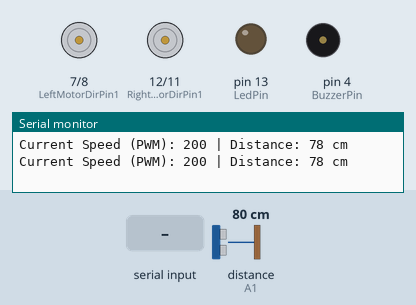
This sketch was run on a simulated Arduino Uno, built with avr-gcc and run on an emulated ATmega328P. Parts: motor-driver pin pairs drawn as motors (green arrow = first pin HIGH = forward, orange = second pin HIGH = backward, longer = more drive, scaled by the enable pin), output pins drawn as LEDs (lit = HIGH), buzzer (waves = sounding, pin HIGH), the last lines printed to the serial monitor. Wiring (inferred from the names in the program): ultrasonic range finder: trigger A0; echo A1. The inputs (shaded band) are chosen by the test bench; at power-on: distance to the obstacle (sensor on A1) 80 cm. The echo pulse lasts 58.3 µs per cm; pins used as bus, display or sensor lines are not drawn.

Above: at 1.2 s.
1.3 s: "V" received over Serial
At 1.7 s:
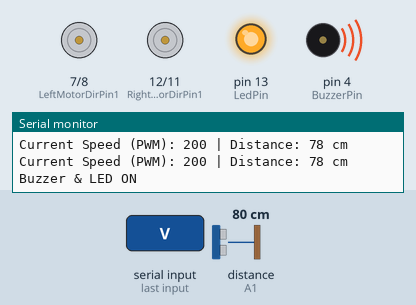
3.3 s: "F" received over Serial
At 3.9 s:
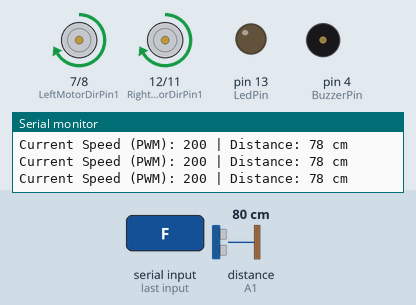
4.8 s: distance to the obstacle (sensor on A1) set to 23 cm
6.3 s: distance to the obstacle (sensor on A1) set to 18 cm
At 7.3 s:
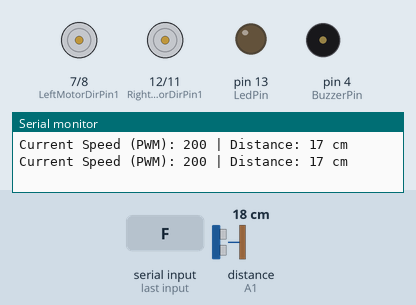
7.8 s: "B" received over Serial
At 8.4 s:
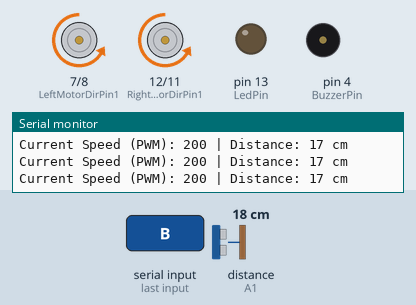
9.3 s: "L" received over Serial
At 10.7 s:
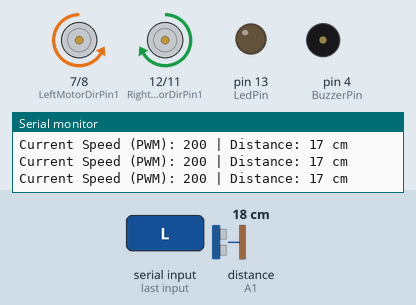
Timing chart, 0 to 11.8 s (numbered marks = the images above; inputs shaded):
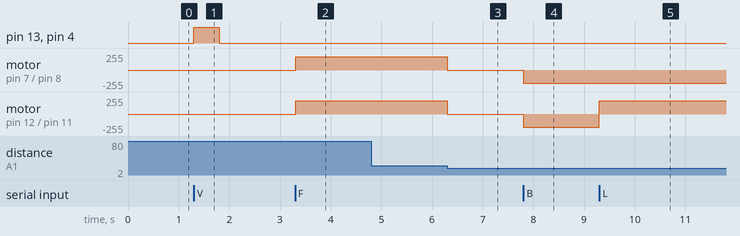

The sketch:

arduino.ino
```cpp
#define speedPinR 9         // RIGHT PWM pin connect MODEL-X ENA
#define RightMotorDirPin1 12  // Right Motor direction pin 1 to MODEL-X IN1
#define RightMotorDirPin2 11  // Right Motor direction pin 2 to MODEL-X IN2
#define speedPinL 6         // Left PWM pin connect MODEL-X ENB
#define LeftMotorDirPin1 7    // Left Motor direction pin 1 to MODEL-X IN3
#define LeftMotorDirPin2 8    // Left Motor direction pin 1 to MODEL-X IN4

// Ultrasonic Sensor Pins
#define TrigPin A0  // Trigger pin
#define EchoPin A1  // Echo pin

// Buzzer Pin on Digital Pin 4
#define BuzzerPin 4

// LED Pin (Pin 13 for built-in or external LED)
#define LedPin 13

// State & Speed tracking variables
bool isMovingForward = false;
int carSpeed = 200;                 // Default speed
unsigned long lastPrintTime = 0;
const unsigned long printInterval = 500; // Print telemetry every 500ms

/*motor control*/
void go_Advance(void)  //Forward
{
  digitalWrite(RightMotorDirPin1, HIGH);
  digitalWrite(RightMotorDirPin2, LOW);
  digitalWrite(LeftMotorDirPin1, HIGH);
  digitalWrite(LeftMotorDirPin2, LOW);
  analogWrite(speedPinL, carSpeed);
  analogWrite(speedPinR, carSpeed);
}
void go_Left(int t=0)  //Turn left
{
  digitalWrite(RightMotorDirPin1, HIGH);
  digitalWrite(RightMotorDirPin2, LOW);
  digitalWrite(LeftMotorDirPin1, LOW);
  digitalWrite(LeftMotorDirPin2, HIGH);
  analogWrite(speedPinL, carSpeed);
  analogWrite(speedPinR, carSpeed);
  delay(t);
}
void go_Right(int t=0)  //Turn right
{
  digitalWrite(RightMotorDirPin1, LOW);
  digitalWrite(RightMotorDirPin2, HIGH);
  digitalWrite(LeftMotorDirPin1, HIGH);
  digitalWrite(LeftMotorDirPin2, LOW);
  analogWrite(speedPinL, carSpeed);
  analogWrite(speedPinR, carSpeed);
  delay(t);
}
void go_Back(int t=0)  //Reverse
{
  digitalWrite(RightMotorDirPin1, LOW);
  digitalWrite(RightMotorDirPin2, HIGH);
  digitalWrite(LeftMotorDirPin1, LOW);
  digitalWrite(LeftMotorDirPin2, HIGH);
  analogWrite(speedPinL, carSpeed);
  analogWrite(speedPinR, carSpeed);
  delay(t);
}
void stop_Stop()    //Stop
{
  digitalWrite(RightMotorDirPin1, LOW);
  digitalWrite(RightMotorDirPin2, LOW);
  digitalWrite(LeftMotorDirPin1, LOW);
  digitalWrite(LeftMotorDirPin2, LOW);
}

/* Set motor speed */
void set_Motorspeed(int speed_L, int speed_R)
{
  analogWrite(speedPinL, speed_L);
  analogWrite(speedPinR, speed_R);
}

/* Measure distance in centimeters */
int getDistance()
{
  digitalWrite(TrigPin, LOW);
  delayMicroseconds(2);
  digitalWrite(TrigPin, HIGH);
  delayMicroseconds(10);
  digitalWrite(TrigPin, LOW);

  long duration = pulseIn(EchoPin, HIGH, 30000); // Timeout after 30ms (~5 meters)
  if (duration == 0) return 500; // Return max range if no echo received

  int distance = duration * 0.034 / 2; // Calculate distance in cm
  return distance;
}

/* Activate active buzzer and LED together */
void activate_buzzer(int durationMs)
{
  digitalWrite(BuzzerPin, HIGH);
  digitalWrite(LedPin, HIGH);   // Turn LED ON
  Serial.println("Buzzer & LED ON");

  delay(durationMs);

  digitalWrite(BuzzerPin, LOW);
  digitalWrite(LedPin, LOW);    // Turn LED OFF
  Serial.println("Buzzer & LED OFF");
}

// Pins initialize
void init_GPIO()
{
  pinMode(RightMotorDirPin1, OUTPUT);
  pinMode(RightMotorDirPin2, OUTPUT);
  pinMode(speedPinL, OUTPUT);

  pinMode(LeftMotorDirPin1, OUTPUT);
  pinMode(LeftMotorDirPin2, OUTPUT);
  pinMode(speedPinR, OUTPUT);

  pinMode(TrigPin, OUTPUT);
  pinMode(EchoPin, INPUT);

  // Initialize Buzzer and LED Pins
  pinMode(BuzzerPin, OUTPUT);
  digitalWrite(BuzzerPin, LOW);

  pinMode(LedPin, OUTPUT);
  digitalWrite(LedPin, LOW);

  stop_Stop();
}

void setup()
{
  init_GPIO();
  Serial.begin(9600);
  stop_Stop();
}

void loop()
{
  // Safety check when moving forward automatically
  if (isMovingForward) {
    if (getDistance() < 20) {
      stop_Stop();
      isMovingForward = false;
      Serial.println("Obstacle encountered while moving! Emergency stop.");
    }
  }

  // Continuous telemetry output (every 500ms)
  unsigned long currentMillis = millis();
  if (currentMillis - lastPrintTime >= printInterval) {
    lastPrintTime = currentMillis;
    int currentDistance = getDistance();

    Serial.print("Current Speed (PWM): ");
    Serial.print(carSpeed);
    Serial.print(" | Distance: ");
    Serial.print(currentDistance);
    Serial.println(" cm");
  }

  // Handle Serial Commands
  if (Serial.available() > 0) {
    char command = Serial.read();

    if (command == 'F') {
      if (getDistance() > 20) {
        go_Advance();
        isMovingForward = true;
      } else {
        stop_Stop();
        isMovingForward = false;
        Serial.println("Obstacle in the way");
      }
    }
    else if (command == 'B') { go_Back(); isMovingForward = false; }
    else if (command == 'L') { go_Left(); isMovingForward = false; }
    else if (command == 'R') { go_Right(); isMovingForward = false; }
    else if (command == 'S') { stop_Stop(); isMovingForward = false; }

    // Buzzer & LED Command (Type 'V' to trigger)
    else if (command == 'V') {
      activate_buzzer(500);
    }

    // Speed level commands (1 to 3)
    else if (command == '1') {
      carSpeed = 100; // Level 1 (Slow)
      Serial.println("-> Speed changed to Level 1 (PWM: 100)");
    }
    else if (command == '2') {
      carSpeed = 175; // Level 2 (Medium)
      Serial.println("-> Speed changed to Level 2 (PWM: 175)");
    }
    else if (command == '3') {
      carSpeed = 250; // Level 3 (High)
      Serial.println("-> Speed changed to Level 3 (PWM: 250)");
    }

    else if (command == 'D') {    // DEBUG manual distance measure
      int currentDistance = getDistance();
      Serial.print("Manual Check - Distance: ");
      Serial.print(currentDistance);
      Serial.println(" cm");
      if (currentDistance < 20) {
        Serial.println("Obstacle in the way");
      }
    }
  }
}
```

Measured:
- the behaviour switches between 21 and 20 cm on distance to the obstacle (sensor on A1) (found by bisection; images 2 and 3)
- after the input at 1.3 s, pin 13 (LedPin), pin 4 (BuzzerPin): LOW → HIGH at once, → LOW 0.50 s later
- after the input at 3.3 s, motor on pin 7 (LeftMotorDirPin1) / pin 8 (LeftMotorDirPin2), motor on pin 12 (RightMotorDirPin1) / pin 11 (RightMotorDirPin2): stopped → forward 200/255 at once
- after the input at 6.3 s, motor on pin 7 (LeftMotorDirPin1) / pin 8 (LeftMotorDirPin2), motor on pin 12 (RightMotorDirPin1) / pin 11 (RightMotorDirPin2): forward 200/255 → stopped at once
- after the input at 7.8 s, motor on pin 7 (LeftMotorDirPin1) / pin 8 (LeftMotorDirPin2), motor on pin 12 (RightMotorDirPin1) / pin 11 (RightMotorDirPin2): stopped → backward 200/255 at once
- after the input at 9.3 s, motor on pin 12 (RightMotorDirPin1) / pin 11 (RightMotorDirPin2): backward 200/255 → forward 200/255 at once
